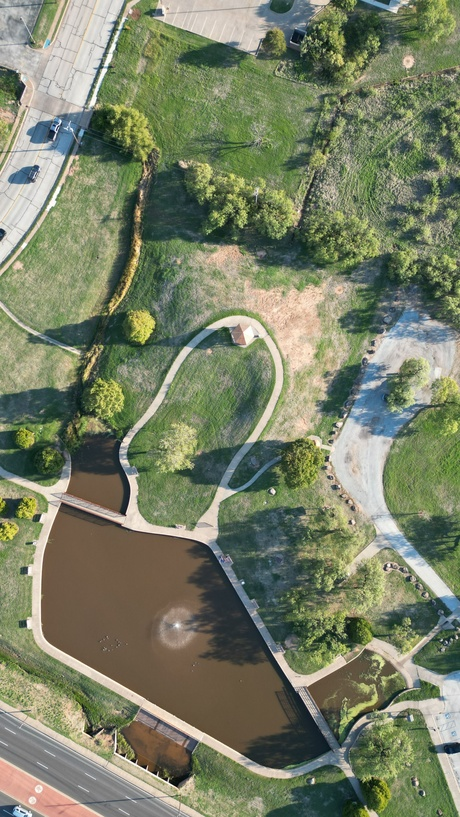
#> input picture data/img.jpg, 460 x 817 px, shrunk from 2268 x 4032 before the run; its folder holds 3 pictures in this run
$ python grayscale_cpu.py
#> lines starting #> are read from the running program, lines starting #| are printed output that depends on the picture

import cv2 #Opencv: Loads, processes and saves image
import os #Handle folder and file paths
import glob #Find file matching a pattern
import time #Measure execution time

DATA_DIR = "data" #where our original images are stored.
RESULTS_DIR = "results" #where our processed images will be saved.

os.makedirs(RESULTS_DIR, exist_ok=True) #This creates the results directory if it doesn't already exist.

image_paths = glob.glob(os.path.join(DATA_DIR, "*.jpg")) #Finds all the jpg images, returns their paths as list

for image_path in image_paths:
    image = cv2.imread(image_path) #Loops through the list, loads the image and decodes it into pixel data,The result is an image represented as a NumPy array.
#> image is the input picture: shape (817, 460, 3); mean B, G, R 102.7, 128.1, 121

    if image is None:
        print(f"Could not load {image_path}")
        continue

    # Warm-up
    for _ in range(5):
        gray = cv2.cvtColor(image, cv2.COLOR_BGR2GRAY) #The first execution of an operation may behave differently from subsequent executions because of things like initial setup, memory allocation, and CPU cache state.Warm-up helps reduce the influence of initial execution effects on our measurements.
#> this loop made 5 passes
#> pass 1, `gray = cv2.cvtColor(image, cv2.COLOR_BGR2GRAY)`:
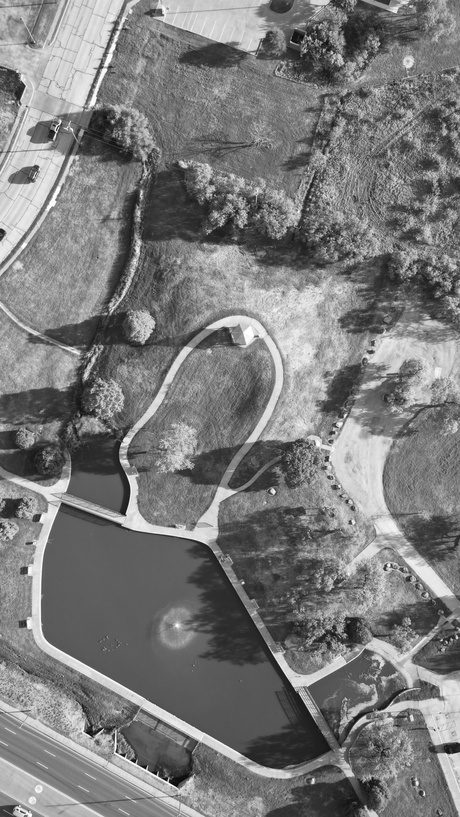
#> gray: shape (817, 460); min 3, max 255, mean 123.1

    # Benchmark
    iterations = 100
    start = time.perf_counter() #time.perf_counter() is a Python timer designed for measuring short time intervals with high precision.

    for _ in range(iterations):
        gray = cv2.cvtColor(image, cv2.COLOR_BGR2GRAY) #cv2.cvtColor() is an OpenCV function that converts an image from one colour representation to another.

    end = time.perf_counter()

    avg_time_ms = ((end - start) / iterations) * 1000 #Calculating average execution time
    fps = 1000 / avg_time_ms #It tells us how many images could theoretically be processed per second if each conversion takes the measured average time.

    filename = os.path.basename(image_path) #Extracts img2.jpg (example)
    output_path = os.path.join(
        RESULTS_DIR,
        os.path.splitext(filename)[0] + "_cpu_gray.jpg" #separates the filename and extension
    )

    cv2.imwrite(output_path, gray)

    print(f"\nImage: {filename}")
    print(f"Average CPU time: {avg_time_ms:.4f} ms")
    print(f"CPU FPS: {fps:.2f}")
    print(f"Output saved: {output_path}")
#> pass 2 of the loop `for image_path in image_paths:`:
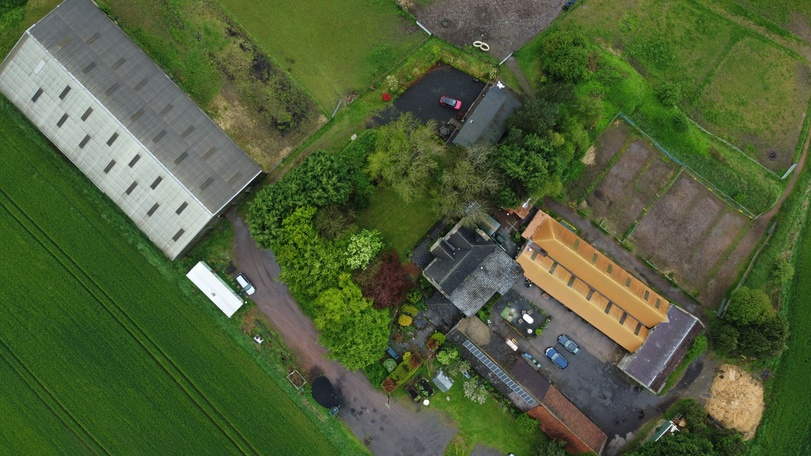
#> input picture data/img2.jpg, 811 x 456 px, shrunk from 4000 x 2250 before the run
#> image is the input picture: shape (456, 811, 3); mean B, G, R 57.5, 95.2, 79.9
#> the loop `for _ in range(5):` made 5 passes
#> pass 1, `gray = cv2.cvtColor(image, cv2.COLOR_BGR2GRAY)`:
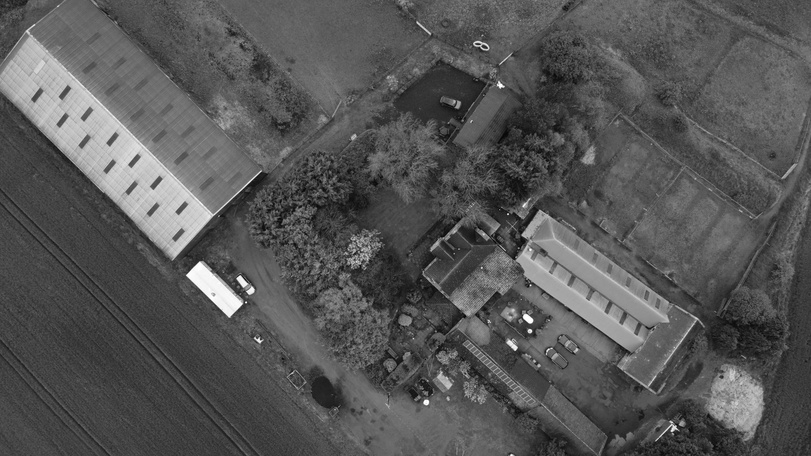
#> gray: shape (456, 811); min 3, max 255, mean 86.3
#> pass 3 of the loop `for image_path in image_paths:`:
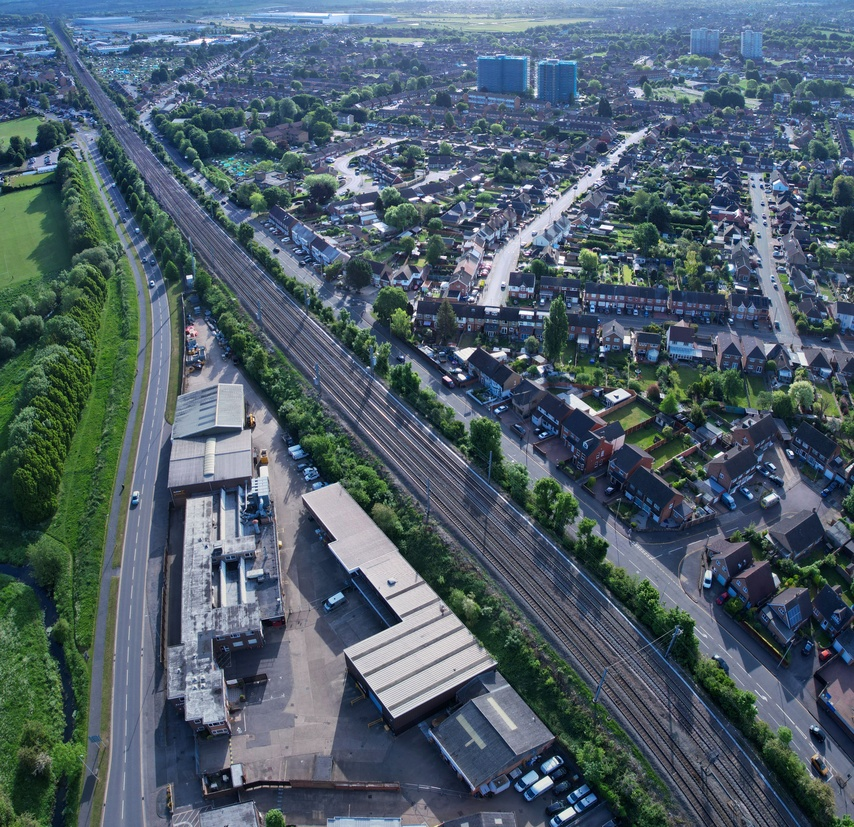
#> input picture data/img3.jpg, 854 x 827 px, shrunk from 4211 x 4078 before the run
#> image is the input picture: shape (827, 854, 3); mean B, G, R 105.6, 94.8, 78.4
#> the loop `for _ in range(5):` made 5 passes
#> pass 1, `gray = cv2.cvtColor(image, cv2.COLOR_BGR2GRAY)`:
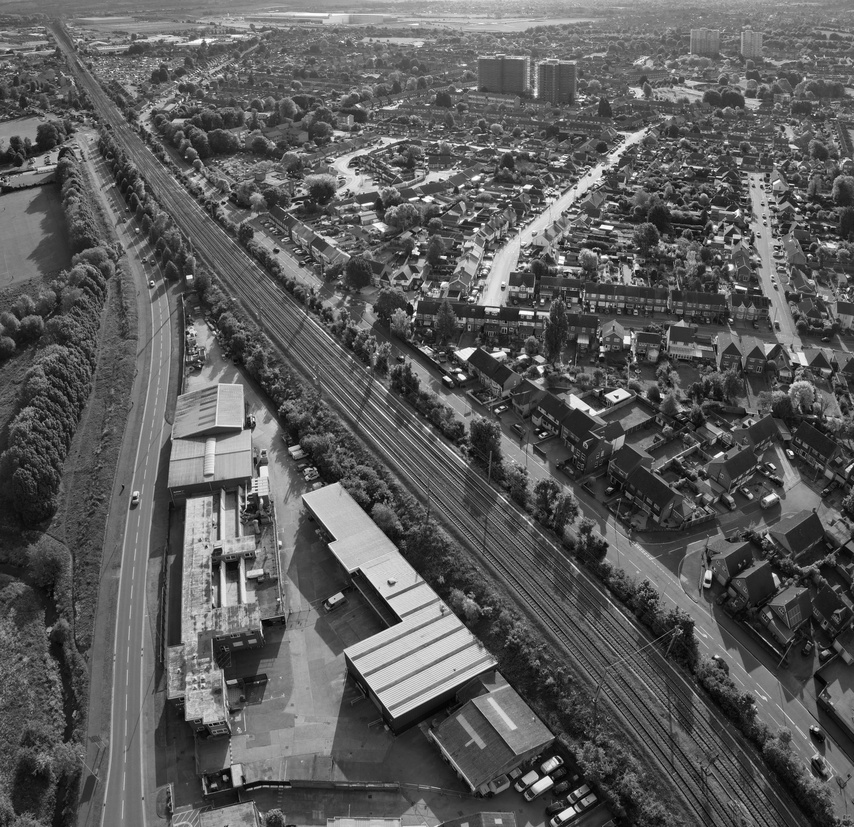
#> gray: shape (827, 854); min 1, max 255, mean 91.1
